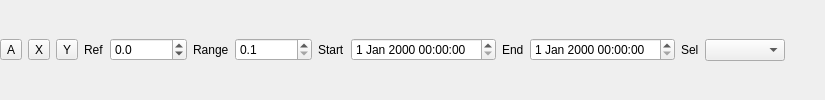
     <widget class="QWidget" name="powerScaleWidgets" native="true">
      <layout class="QHBoxLayout" name="spectrumScaleLayout_2">
       <property name="leftMargin">
        <number>0</number>
       </property>
       <property name="topMargin">
        <number>0</number>
       </property>
       <property name="rightMargin">
        <number>0</number>
       </property>
       <property name="bottomMargin">
        <number>0</number>
       </property>
       <item>
        <widget class="QToolButton" name="powerAutoscale">
         <property name="minimumSize">
          <size>
           <width>0</width>
           <height>0</height>
          </size>
         </property>
         <property name="toolTip">
          <string>Continuously scale X and Y axis so all data is visible</string>
         </property>
         <property name="statusTip">
          <string>Autoscale spectrum</string>
         </property>
         <property name="text">
          <string>A</string>
         </property>
         <property name="checkable">
          <bool>true</bool>
         </property>
        </widget>
       </item>
       <item>
        <widget class="QToolButton" name="powerAutoscaleX">
         <property name="minimumSize">
          <size>
           <width>0</width>
           <height>0</height>
          </size>
         </property>
         <property name="toolTip">
          <string>Set X scale to fit all data</string>
         </property>
         <property name="statusTip">
          <string>Autoscale spectrum</string>
         </property>
         <property name="text">
          <string>X</string>
         </property>
         <property name="checkable">
          <bool>false</bool>
         </property>
        </widget>
       </item>
       <item>
        <widget class="QToolButton" name="powerAutoscaleY">
         <property name="minimumSize">
          <size>
           <width>0</width>
           <height>0</height>
          </size>
         </property>
         <property name="toolTip">
          <string>Set Y scale to fit all data</string>
         </property>
         <property name="statusTip">
          <string>Autoscale spectrum</string>
         </property>
         <property name="text">
          <string>Y</string>
         </property>
         <property name="checkable">
          <bool>false</bool>
         </property>
        </widget>
       </item>
       <item>
        <widget class="QLabel" name="powerReferenceLabel">
         <property name="text">
          <string>Ref</string>
         </property>
        </widget>
       </item>
       <item>
        <widget class="QDoubleSpinBox" name="powerReference">
         <property name="toolTip">
          <string>Reference level (Y axis maximum value)</string>
         </property>
         <property name="decimals">
          <number>1</number>
         </property>
         <property name="minimum">
          <double>-150.000000000000000</double>
         </property>
         <property name="maximum">
          <double>10000000000000.000000000000000</double>
         </property>
        </widget>
       </item>
       <item>
        <widget class="QLabel" name="powerRangeLabel">
         <property name="text">
          <string>Range</string>
         </property>
        </widget>
       </item>
       <item>
        <widget class="QDoubleSpinBox" name="powerRange">
         <property name="toolTip">
          <string>Y axis range</string>
         </property>
         <property name="decimals">
          <number>1</number>
         </property>
         <property name="minimum">
          <double>0.100000000000000</double>
         </property>
         <property name="maximum">
          <double>10000000000000.000000000000000</double>
         </property>
        </widget>
       </item>
       <item>
        <widget class="QLabel" name="powerStartTimeLabel">
         <property name="text">
          <string>Start</string>
         </property>
        </widget>
       </item>
       <item>
        <widget class="WrappingDateTimeEdit" name="powerStartTime">
         <property name="toolTip">
          <string>X axis start time</string>
         </property>
        </widget>
       </item>
       <item>
        <widget class="QLabel" name="powerEndTimeLabel">
         <property name="text">
          <string>End</string>
         </property>
        </widget>
       </item>
       <item>
        <widget class="WrappingDateTimeEdit" name="powerEndTime">
         <property name="toolTip">
          <string>X axis end time</string>
         </property>
        </widget>
       </item>
       <item>
        <widget class="QLabel" name="powerSelectLabel">
         <property name="text">
          <string>Sel</string>
         </property>
        </widget>
       </item>
       <item>
        <widget class="QComboBox" name="powerSelect">
         <property name="minimumSize">
          <size>
           <width>80</width>
           <height>0</height>
          </size>
         </property>
         <property name="toolTip">
          <string>Object to select when clicking on the chart</string>
         </property>
        </widget>
       </item>
       <item>
        <spacer name="horizontalSpacer_8">
         <property name="orientation">
          <enum>Qt::Horizontal</enum>
         </property>
         <property name="sizeHint" stdset="0">
          <size>
           <width>40</width>
           <height>20</height>
          </size>
         </property>
        </spacer>
       </item>
      </layout>
     </widget>
